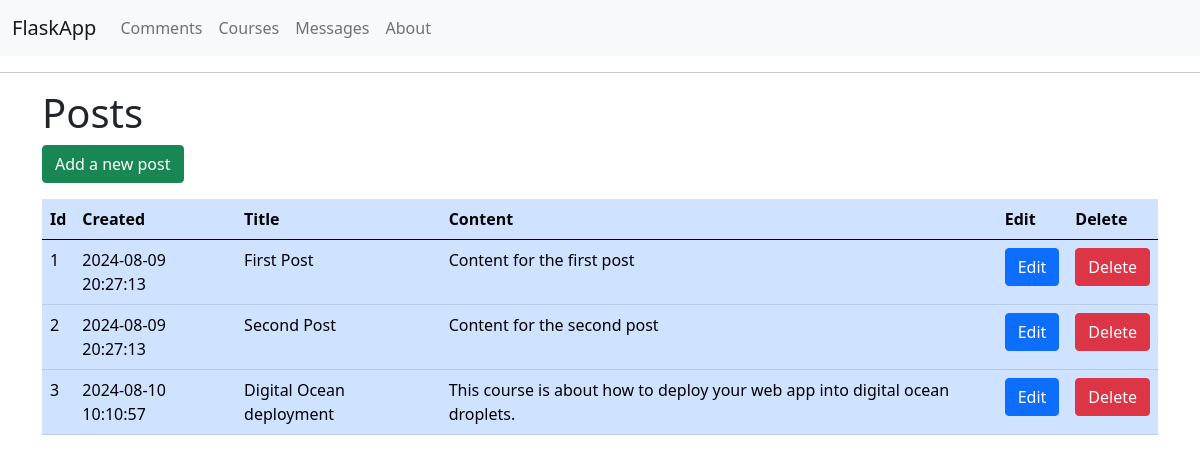
Before: /dbcourse with the older database file.
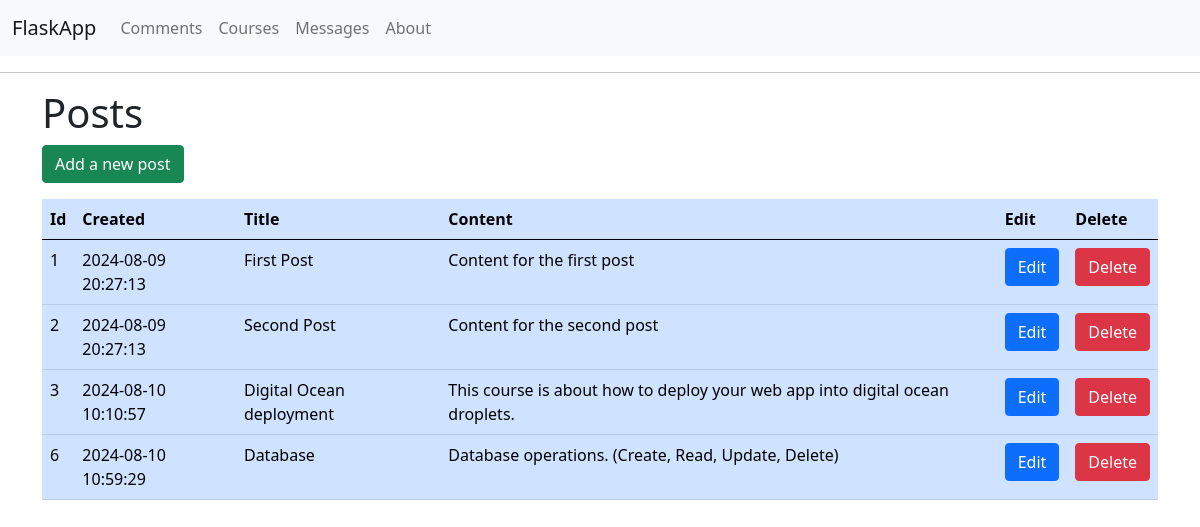
After: the same page with the newer database file.
### tables this page shows
CREATE TABLE posts (
    id INTEGER PRIMARY KEY AUTOINCREMENT,
    created TIMESTAMP NOT NULL DEFAULT CURRENT_TIMESTAMP,
    title TEXT NOT NULL,
    content TEXT NOT NULL
);

### app.py (the view)
@app.route('/dbcourse')
def dbcourse():
    conn = get_db_connection()
    posts = conn.execute('SELECT * FROM posts').fetchall()
    conn.close()
    return render_template('dbcourse.html', posts=posts)

### app.py (called while the page is built)
def get_db_connection():
    connection = sqlite3.connect('database.db')
    connection.row_factory = sqlite3.Row
    return connection

### templates/dbcourse.html
{% extends "base.html" %}
{% block content %}
    <h1>{% block title %} Posts {% endblock %} </h1>
    <a
        name=""
        id=""
        class="btn btn-success"
        href="{{ url_for('dbcourse_create') }}"
        role="button"
        >Add a new post</a
    >
    <div
        class="table-responsive mt-3"
    >
        <table
            class="table table-primary"
        >
            <thead>
                <tr>
                    <th scope="col">Id</th>
                    <th scope="col">Created</th>
                    <th scope="col">Title</th>
                    <th scope="col">Content</th>
                    <th scope="col">Edit</th>
                    <th scope="col">Delete</th>
                </tr>
            </thead>
            <tbody>
                {% for post in posts %}
                <tr>
                    <td>
                        {{post.id}}
                    </td>
                    <td>
                        {{post.created}}
                    </td>
                    <td>
                        {{post.title}}
                    </td>
                    <td>
                        {{post.content}}
                    </td>
                    <td>
                        <a name="" id="" class="btn btn-primary" href="{{ url_for('dbcourse_editpost', id=post['id']) }}"
                        role="button">Edit</a>
                    </td>
                    <td>
                        <form action="{{ url_for('dbcourse_deletepost', id=post['id']) }}" method="post">
                            <button
                                type="submit"
                                class="btn btn-danger"
                            >
                                Delete
                            </button>
                        </form>
                    </td>
                </tr>
            {% endfor %}
            </tbody>
        </table>
    </div>
{% endblock %}

### templates/base.html (shortened to what this page needs)
<!DOCTYPE html>
<html lang="en">
<head>
    <link href="https://cdn.jsdelivr.net/npm/bootstrap@5.1.0/dist/css/bootstrap.min.css" rel="stylesheet">
</head>
<body>
    <nav class="navbar navbar-expand-lg navbar-light bg-light">
        <div class="container-fluid">
            <a class="navbar-brand" href="{{ url_for('hello') }}">FlaskApp</a>
            <div class="collapse navbar-collapse" id="navbarNav">
            <ul class="navbar-nav">
                <li class="nav-item">
                  <a class="nav-link" href="{{ url_for('comments') }}">Comments</a>
                </li>
                <li class="nav-item">
                    <a class="nav-link" href="{{ url_for('courses') }}">Courses</a>
                </li>
                <li class="nav-item">
                    <a class="nav-link" href="{{ url_for('message') }}">Messages</a>
                </li>
                <li class="nav-item">
                  <a class="nav-link" href="{{ url_for('about') }}">About</a>
                </li>
            </ul>
            </div>
        </div>
        </nav>
    <hr>
    <div class="container">
        {% block content %} {% endblock %}
    </div>
</body>
</html>

Changed rows visible on the page:
added posts: id "6", created "2024-08-10 10:59:29", title "Database", content "Database operations. (Create, Read, Update, Delete)"
